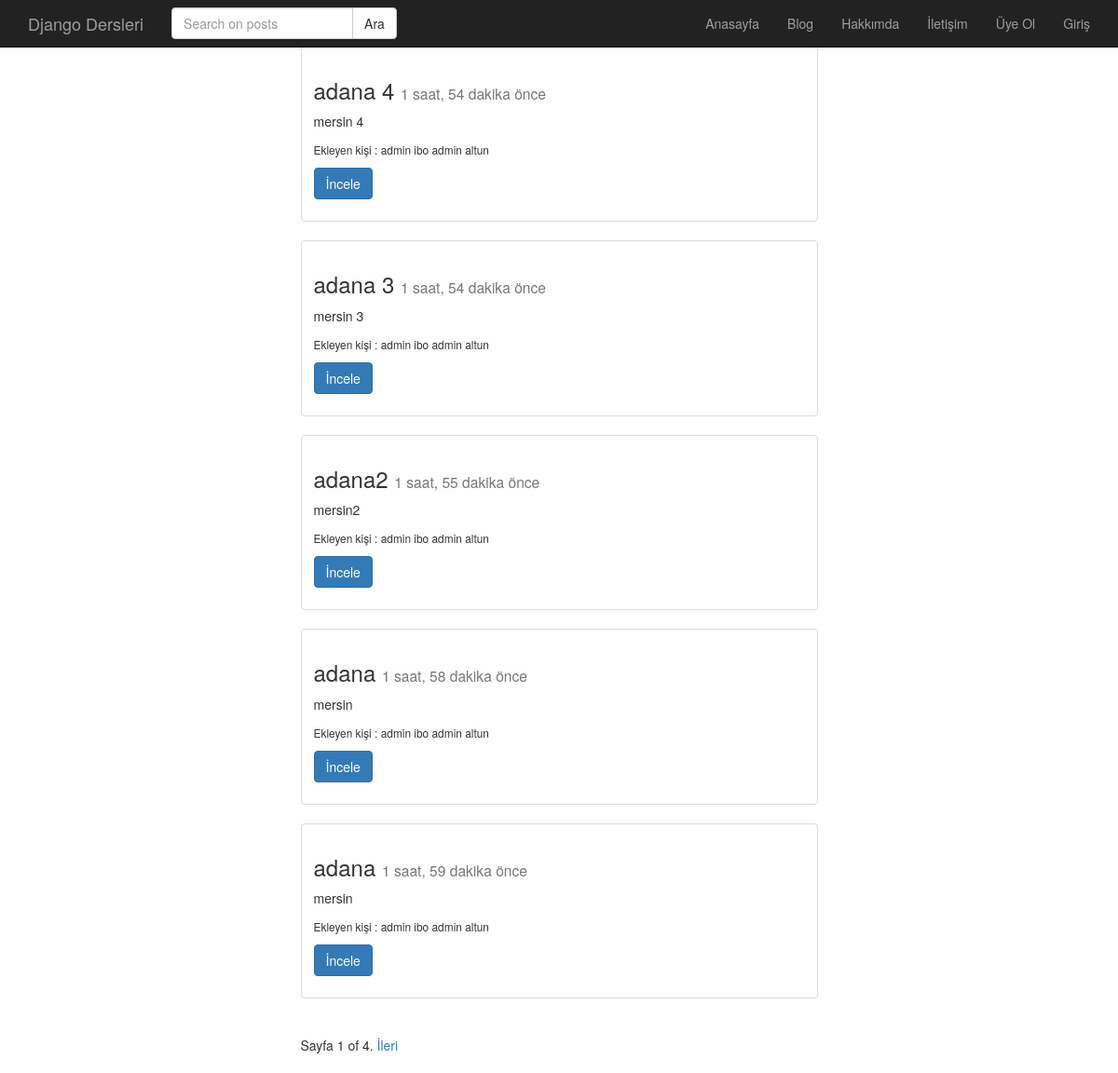
Screenshot of /post/index with the database file from the repository.
### post/models.py (models this page shows, shortened)
class Post(models.Model):
    user = models.ForeignKey('auth.user', verbose_name='Yazar', related_name='posts' )
    title = models.CharField(max_length=120, verbose_name='Başlık')
    content = models.TextField(verbose_name='İçerik')
    publishing_date = models.DateTimeField(verbose_name='Yayınlanma Tarihi', auto_now_add=True)
    image = models.ImageField(null=True, blank=True)
    slug = models.SlugField(unique=True, editable=False, max_length=130)
    def get_absolute_url(self):
         return reverse('post:detail', kwargs={'slug':self.slug})
    class Meta:
        ordering = ['-publishing_date', 'id']

### post/views.py (the view)
def post_index(request):
    post_list = Post.objects.all()
    query = request.GET.get('q')
    if query:
        post_list = post_list.filter(
            Q(title__icontains=query)|
            Q(content__icontains=query)
                                     ).distinct()
    paginator = Paginator(post_list, 5)
    page = request.GET.get('page')
    try:
        posts = paginator.page(page)
    except PageNotAnInteger:
        posts = paginator.page(1)
    except EmptyPage:
        posts =paginator.page(paginator.num_pages)
    return render(request, 'post/index.html', {'posts': posts})

### templates/post/index.html (shortened to what this page needs)
{% extends 'base.html' %}
{%  block body %}
    <div class = "container">
    {% for post in posts %}
        <div class="row">
          <div class="col-md-6 col-md-offset-3">
            <div class="thumbnail">
              <div class="caption">
                <h3>{{ post.title }} <small>{{ post.publishing_date|timesince }} önce</small></h3>
                <p>{{ post.content|linebreaks|truncatechars:150 }}<small>Ekleyen kişi : {{ post.user.get_full_name }}</small></p>
                <p><a href="{{ post.get_absolute_url }}" class="btn btn-primary" role="button">İncele</a>
              </div>
            </div>
          </div>
        </div>
    {%  endfor %}
     <div class="row">
          <div class="col-md-6 col-md-offset-3">
            <div class="pagination">
                <span class="step-links">
                    <span class="current">
                        Sayfa {{ posts.number }} of {{ posts.paginator.num_pages }}.
                    </span>
                        {% if posts.has_next %}
                            <a href="?page={{ posts.next_page_number }}{% if request.GET.q %}&q={{ request.GET.q }}{% endif %}">İleri</a>
                        {% endif %}
                </span>
            </div>
          </div>
     </div>
    </div>
{% endblock %}

### templates/base.html (shortened to what this page needs)
{%  load static %}
<!DOCTYPE html>
<html lang="en">
<head>
    <link rel = "stylesheet" href = "{% static 'css/bootstrap.min.css' %}">
    <link rel = "stylesheet" href = "{% static 'css/style.css' %}">
</head>
<body>
    {% include 'header.html' %}
    {% block body %}
    {% endblock %}
</body>
</html>

### templates/header.html (shortened to what this page needs)
<nav class="navbar navbar-inverse navbar-fixed-top" role="banner">
    <div class="container">
        <div class="navbar-header">
            <a href="{%  url 'home' %}" class="navbar-brand">Django Dersleri</a>
        </div>
        <nav class="collapse navbar-collapse" role="navigation">
            <form class="navbar-form navbar-left" role="search" method="GET" action="">
                <div class="input-group">
                    <input class="form-control" type="text" name="q" placeholder="Search on posts" value="{{ request.GET.q }}" >
                    <span class="input-group-btn">
                        <input class="btn btn-default" type="submit" value="Ara">
                    </span>
                </div>
            </form>
            <ul class="nav navbar-nav navbar-right">
                <li><a href="{%  url 'home' %}">Anasayfa</a></li>
                <li><a href="{%  url 'post:index' %}">Blog</a></li>
                <li><a href="#">Hakkımda</a></li>
                <li><a href="#">İletişim</a></li>
                {% if not request.user.is_authenticated %}
                    <li><a href="{% url 'acount:register' %}">Üye Ol</a></li>
                    <li><a href="{% url 'acount:login' %}">Giriş</a></li>
                {% else %}
                    <li><a href="{% url 'acount:logout' %}">Çıkış</a></li>
                {% endif %}
            </ul>
        </nav>
    </div>
</nav>

### static/css/style.css (style rules this page uses)
body { padding-top:50px; }

### rows the page displays
Post: title "adana 4", publishing_date "1 saat, 54 dakika", content "mersin 4", user.get_full_name "admin ibo admin altun"
Post: title "adana 3", publishing_date "1 saat, 54 dakika", content "mersin 3", user.get_full_name "admin ibo admin altun"
Post: title "adana2", publishing_date "1 saat, 55 dakika", content "mersin2", user.get_full_name "admin ibo admin altun"
Post: title "adana", publishing_date "1 saat, 58 dakika", content "mersin", user.get_full_name "admin ibo admin altun"
Post: title "adana", publishing_date "1 saat, 59 dakika", content "mersin", user.get_full_name "admin ibo admin altun"

### other values shown
{{ posts.number }} "1"
{{ posts.paginator.num_pages }} "4"
